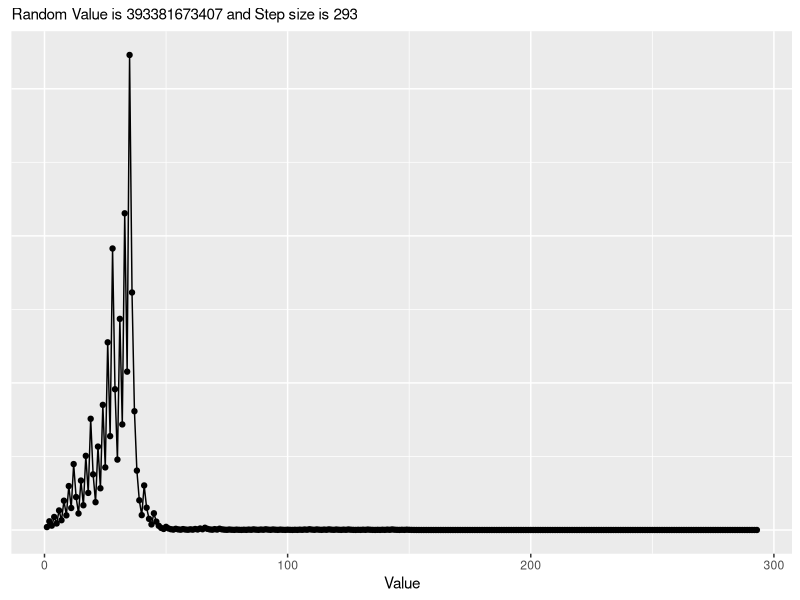

R code for this plot:
#HASSE'S ALGORITHM
# Import the required libraries
library(dplyr)
library(ggplot2)
# Set 'a' as the random variable
a <- sample.int(1e+12, 1)
# Set b as the list of values
# First element value is a
b <- list(c(a))
# Initialize i as step size
i=1
# While loop until a=1
while(a!=1){
  i <-i +1
  if(a%%2==0){
    a <- a/2
    b[i]<- c(a)
    
  }
  else{
    a <- (a*3)+1
    b[i] <- a
  }
  
  }
# Unlist b to plot the variables
b <- unlist(b)
# Convert list to tibble as ggplot won't allow list as input
plot <- as_tibble(b) %>% ggplot(aes(x=seq(1,length(b)),y=b)) + 
  geom_line(stat='identity') + 
  geom_point()+ labs(x=" Value ",subtitle =sprintf('Random Value is %s and Step size is %s',b[1],i))+
  theme(axis.title.y = element_blank(),
        axis.text.y = element_blank(),
        axis.ticks.y = element_blank())
# Show the plot
plot
